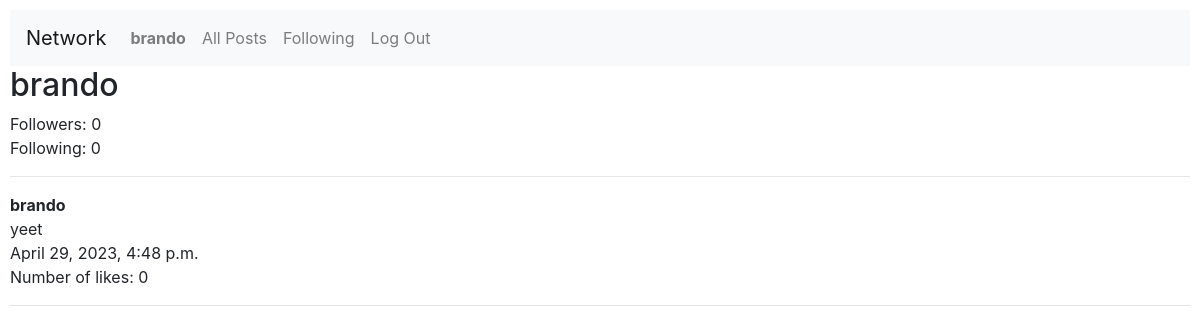
The page /profile/1 (signed in) on the database as committed earlier.
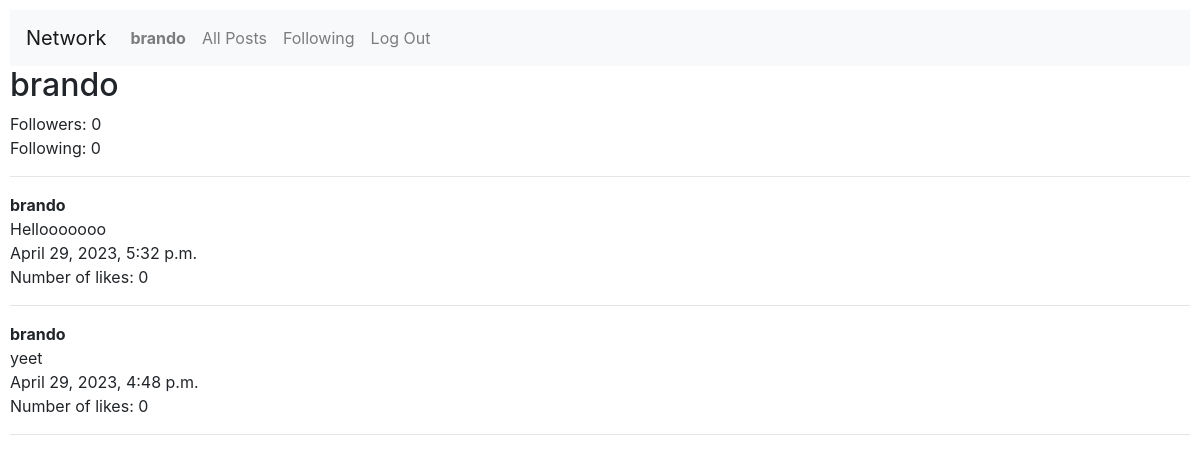
The same page on the database as committed later.
### network/models.py (models this page shows, shortened)
class Post(models.Model):
    user = models.ForeignKey(User, on_delete=models.CASCADE, blank=True, null=True, related_name="post_user")
    content = models.CharField(max_length=280)
    number_of_likes = models.IntegerField(default=0)
    time = models.DateTimeField(auto_now_add=True)

class User(AbstractUser):
    pass

### network/views.py (the view)
# urls.py: path("profile/<str:profile_id>", views.profile, name="profile"),
def profile(request, profile_id):
    all_user_posts = Post.objects.filter(user=profile_id).order_by("-time")
    number_of_posts = len(all_user_posts)
    user = User.objects.get(id=request.user.id)
    profile = User.objects.get(id=profile_id)
    followers = Follow.objects.filter(following=profile_id)
    follower_list = []
    for follower in followers:
        follower_list.append(follower.user)
    if user in follower_list:
        is_following = True
    else:
        is_following = False
    print(is_following)
    following = Follow.objects.filter(user=profile_id)
    return render(request, "network/profile.html", {
        "user": user,
        "profile": profile,
        "is_following": is_following,
        "followers_count": len(followers),
        "following_count": len(following),
        "all_user_posts": all_user_posts,
        "number_of_posts": number_of_posts
    })

### network/templates/network/profile.html (shortened to what this page needs)
{% extends "network/layout.html" %}
{% block body %}
    <h2>{{ profile.username }}</h2>
    <div>
        Followers: {{ followers_count }}
    </div>
    <div>
        Following: {{ following_count }}
    </div>
    <hr>
    {% if number_of_posts > 0 %}
        {% for post in all_user_posts %}
            <div>
                <div>
                    <strong>{{ post.user }}</strong>
                </div>
                <div>
                    {{ post.content }}
                </div>
                <div>
                    {{ post.time }}
                </div>
                <div>
                    Number of likes: {{ post.number_of_likes }}
                </div>
                <hr>
            </div>
        {% endfor %}
    {% else %}
        No active posts
    {% endif %}
{% endblock %}

Rows that differ between the two databases and show on the page:
added Post: user "brando", content "Hellooooooo", time "April 29, 2023, 5:32 p.m.", number_of_likes "0"
